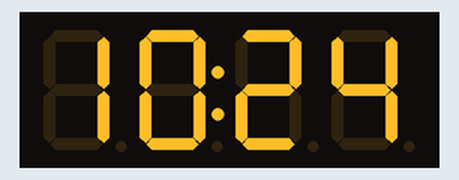
Recording of a sketch running on a simulated Arduino Uno, built with avr-gcc and run on an emulated ATmega328P. Parts: 4-digit seven-segment display. The local clock reads 2024-03-15 10:24:30 at power-on unless the sketch sets it.

Above: at 1.1 s.
At 63.7 s:
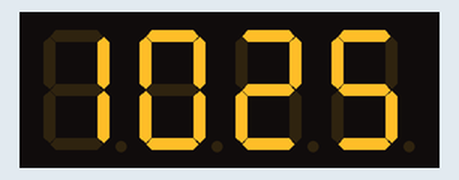
At 128.4 s:
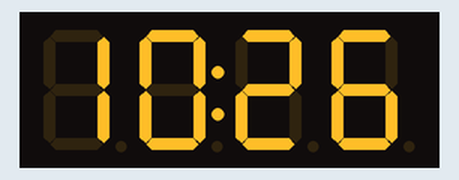

The sketch:

digiClock.ino
```cpp
// Date and time functions using a DS3231 RTC connected via I2C and Wire lib
#include <Wire.h>
#include "RTClib.h"
#include "SevenSegmentTM1637.h"
#include "SevenSegmentExtended.h"

const byte PIN_CLK = 4;   // define CLK pin (any digital pin)
const byte PIN_DIO = 5;   // define DIO pin (any digital pin)
SevenSegmentExtended      display(PIN_CLK, PIN_DIO);

RTC_DS3231 rtc;

void setup () {
  display.begin();            // initializes the display
  display.setBacklight(20);
  //rtc.adjust(DateTime(2017, 3, 13, 22, 30, 0));
}

void loop () {

    DateTime now = rtc.now();
     byte hours    = now.hour();
     hours%=12;// initialize hours
     byte minutes  = now.minute();
    display.printTime(hours, minutes, true);
    delay(1000);
}
```
